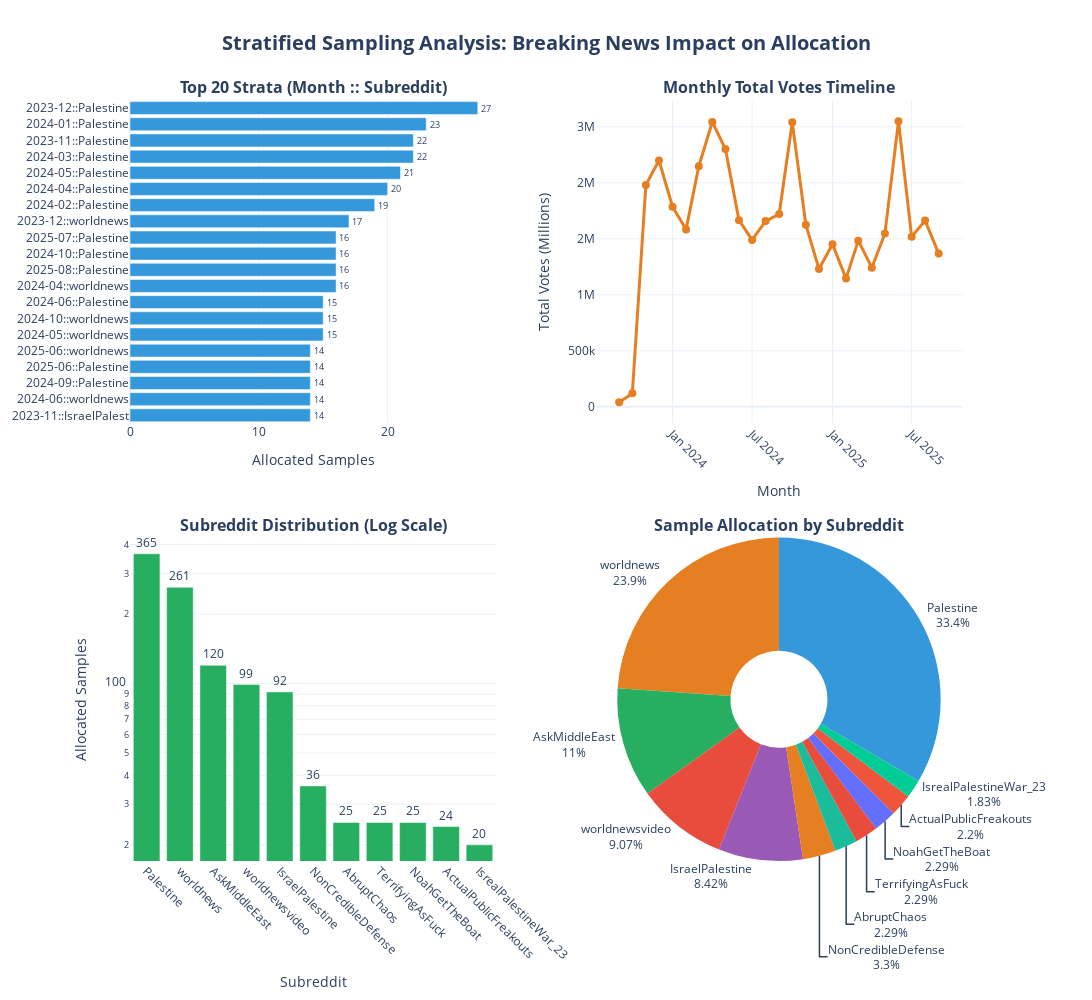

Write notebook code for a chart like this one.
### Code cell
# Enhanced stratification allocation visualization
fig = make_subplots(
    rows=2, cols=2,
    subplot_titles=[
        '<b>Top 20 Strata (Month :: Subreddit)</b>',
        '<b>Monthly Total Votes Timeline</b>',
        '<b>Subreddit Distribution (Log Scale)</b>',
        '<b>Sample Allocation by Subreddit</b>'
    ],
    specs=[[{"type": "bar"}, {"type": "scatter"}], 
           [{"type": "bar"}, {"type": "pie"}]],
    vertical_spacing=0.15,
    horizontal_spacing=0.12
)

# 1. Top 20 strata with better formatting
top_20 = stratum_stats.head(20)
fig.add_trace(go.Bar(
    y=[f"{row['stratum'][:7]}::{row['stratum'].split(' :: ')[1][:12]}" for _, row in top_20.iterrows()],
    x=top_20['Allocated_Samples'],
    orientation='h',
    marker_color=PRIMARY_BLUE,
    text=top_20['Allocated_Samples'],
    textposition='outside',
    showlegend=False
), row=1, col=1)

# 2. Monthly timeline showing spikes
monthly_votes = df_clean.groupby('month')['total_votes'].sum().reset_index()
monthly_votes['month_str'] = monthly_votes['month'].astype(str)
fig.add_trace(go.Scatter(
    x=monthly_votes['month_str'],
    y=monthly_votes['total_votes'],
    mode='lines+markers',
    line=dict(color=ACCENT_ORANGE, width=3),
    marker=dict(size=8, color=ACCENT_ORANGE),
    name='Total Votes',
    showlegend=False
), row=1, col=2)

# 3. Subreddit distribution (log scale to show differences)
subreddit_samples = stratum_stats.groupby(stratum_stats['stratum'].str.split(' :: ').str[1])['Allocated_Samples'].sum().sort_values(ascending=False)
fig.add_trace(go.Bar(
    x=subreddit_samples.index,
    y=subreddit_samples.values,
    marker_color=SUCCESS_GREEN,
    text=[f"{int(v)}" for v in subreddit_samples.values],
    textposition='outside',
    showlegend=False
), row=2, col=1)

# 4. Pie chart for sample allocation by subreddit
pie_colors = [PRIMARY_BLUE, ACCENT_ORANGE, SUCCESS_GREEN, ACCENT_RED, '#9B59B6', '#E67E22', '#1ABC9C', '#E74C3C']
fig.add_trace(go.Pie(
    labels=subreddit_samples.index,
    values=subreddit_samples.values,
    hole=0.3,
    marker=dict(colors=pie_colors[:len(subreddit_samples)]),
    textinfo='label+percent',
    textposition='outside',
    showlegend=False
), row=2, col=2)

# Layout updates
fig.update_layout(
    height=1000,
    width=1600,
    title=dict(
        text='<b>Stratified Sampling Analysis: Breaking News Impact on Allocation</b>', 
        x=0.5, xanchor='center', font=dict(size=20)
    ),
    paper_bgcolor='white',
    plot_bgcolor='white'
)

# Axis formatting
fig.update_xaxes(tickangle=45, row=1, col=2, title_text="Month")
fig.update_yaxes(title_text="Total Votes (Millions)", row=1, col=2)
fig.update_yaxes(tickformat=".0s", row=1, col=2)

fig.update_xaxes(tickangle=45, row=2, col=1, title_text="Subreddit")
fig.update_yaxes(title_text="Allocated Samples", row=2, col=1, type="log")

fig.update_xaxes(title_text="Allocated Samples", row=1, col=1)
fig.update_yaxes(categoryorder='total ascending', row=1, col=1)

fig.show()

### Figure 1 — Plotly figure (JSON) as saved in the notebook; plotly's stock layout.template omitted (floating-point values rounded to 4 significant figures)
{"data": [{"marker": {"color": "#3498db"}, "orientation": "h", "showlegend": false, "text": [27.0, 23.0, 22.0, 22.0, 21.0, 20.0, 19.0, 17.0, 16.0, 16.0, 16.0, 16.0, 15.0, 15.0, 15.0, 14.0, 14.0, 14.0, 14.0, 14.0], "textposition": "outside", "type": "bar", "x": [27, 23, 22, 22, 21, 20, 19, 17, 16, 16, 16, 16, 15, 15, 15, 14, 14, 14, 14, 14], "xaxis": "x", "y": ["2023-12::Palestine", "2024-01::Palestine", "2024-03::Palestine", "2023-11::Palestine", "2024-05::Palestine", "2024-04::Palestine", "2024-02::Palestine", "2023-12::worldnews", "2024-04::worldnews", "2025-08::Palestine", "2024-10::Palestine", "2025-07::Palestine", "2024-05::worldnews", "2024-10::worldnews", "2024-06::Palestine", "2023-11::IsraelPalest", "2024-06::worldnews", "2024-09::Palestine", "2025-06::Palestine", "2025-06::worldnews"], "yaxis": "y"}, {"line": {"color": "#e67e22", "width": 3}, "marker": {"color": "#e67e22", "size": 8}, "mode": "lines+markers", "name": "Total Votes", "showlegend": false, "type": "scatter", "x": ["2023-09", "2023-10", "2023-11", "2023-12", "2024-01", "2024-02", "2024-03", "2024-04", "2024-05", "2024-06", "2024-07", "2024-08", "2024-09", "2024-10", "2024-11", "2024-12", "2025-01", "2025-02", "2025-03", "2025-04", "2025-05", "2025-06", "2025-07", "2025-08", "2025-09"], "xaxis": "x2", "y": [41106, 120461, 1981930, 2199980, 1787283, 1584628, 2147695, 2544067, 2301579, 1667185, 1490960, 1658898, 1721351, 2540372, 1626144, 1231686, 1452747, 1145106, 1484040, 1242743, 1547950, 2550888, 1518524, 1662938, 1368242], "yaxis": "y2"}, {"marker": {"color": "#27ae60"}, "showlegend": false, "text": ["365", "261", "120", "99", "92", "36", "25", "25", "25", "24", "20"], "textposition": "outside", "type": "bar", "x": ["Palestine", "worldnews", "AskMiddleEast", "worldnewsvideo", "IsraelPalestine", "NonCredibleDefense", "AbruptChaos", "TerrifyingAsFuck", "NoahGetTheBoat", "ActualPublicFreakouts", "IsrealPalestineWar_23"], "xaxis": "x3", "y": [365, 261, 120, 99, 92, 36, 25, 25, 25, 24, 20], "yaxis": "y3"}, {"domain": {"x": [0.56, 1], "y": [0, 0.425]}, "hole": 0.3, "labels": ["Palestine", "worldnews", "AskMiddleEast", "worldnewsvideo", "IsraelPalestine", "NonCredibleDefense", "AbruptChaos", "TerrifyingAsFuck", "NoahGetTheBoat", "ActualPublicFreakouts", "IsrealPalestineWar_23"], "marker": {"colors": ["#3498db", "#e67e22", "#27ae60", "#e74c3c", "#9B59B6", "#E67E22", "#1ABC9C", "#E74C3C"]}, "showlegend": false, "textinfo": "label+percent", "textposition": "outside", "type": "pie", "values": [365, 261, 120, 99, 92, 36, 25, 25, 25, 24, 20]}], "layout": {"annotations": [{"font": {"size": 16}, "showarrow": false, "text": "<b>Top 20 Strata (Month :: Subreddit)</b>", "x": 0.22, "xanchor": "center", "xref": "paper", "y": 1, "yanchor": "bottom", "yref": "paper"}, {"font": {"size": 16}, "showarrow": false, "text": "<b>Monthly Total Votes Timeline</b>", "x": 0.78, "xanchor": "center", "xref": "paper", "y": 1, "yanchor": "bottom", "yref": "paper"}, {"font": {"size": 16}, "showarrow": false, "text": "<b>Subreddit Distribution (Log Scale)</b>", "x": 0.22, "xanchor": "center", "xref": "paper", "y": 0.425, "yanchor": "bottom", "yref": "paper"}, {"font": {"size": 16}, "showarrow": false, "text": "<b>Sample Allocation by Subreddit</b>", "x": 0.78, "xanchor": "center", "xref": "paper", "y": 0.425, "yanchor": "bottom", "yref": "paper"}], "height": 1000, "paper_bgcolor": "white", "plot_bgcolor": "white", "title": {"font": {"size": 20}, "text": "<b>Stratified Sampling Analysis: Breaking News Impact on Allocation</b>", "x": 0.5, "xanchor": "center"}, "width": 1600, "xaxis": {"anchor": "y", "domain": [0, 0.44], "title": {"text": "Allocated Samples"}}, "xaxis2": {"anchor": "y2", "domain": [0.56, 1], "tickangle": 45, "title": {"text": "Month"}}, "xaxis3": {"anchor": "y3", "domain": [0, 0.44], "tickangle": 45, "title": {"text": "Subreddit"}}, "yaxis": {"anchor": "x", "categoryorder": "total ascending", "domain": [0.575, 1]}, "yaxis2": {"anchor": "x2", "domain": [0.575, 1], "tickformat": ".0s", "title": {"text": "Total Votes (Millions)"}}, "yaxis3": {"anchor": "x3", "domain": [0, 0.425], "title": {"text": "Allocated Samples"}, "type": "log"}}}
